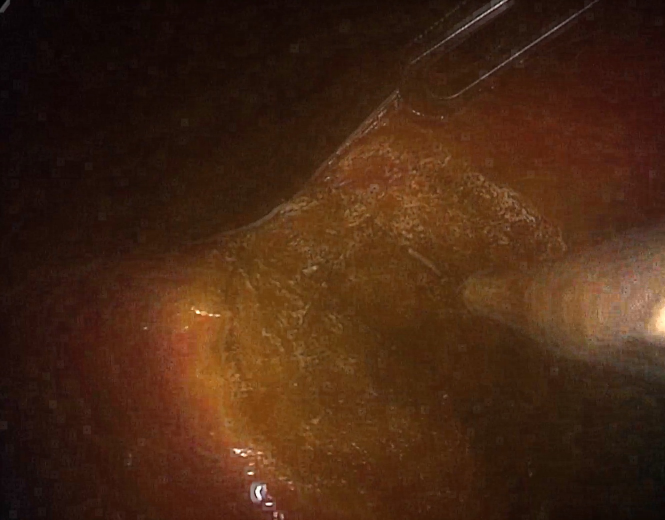
#> input picture web/flask/_defog.jpg, 1330 x 1040 px (shown at 1/2 size)
$ python -i DCP.py   (imports and definitions only)
#> lines starting #> are read from the running program, lines starting #| are printed output that depends on the picture
import numpy as np
import os
import cv2


class Dehaze:
    def __init__(self, min_filter_radius=7, guided_filter_radius=81, guided_filter_epsilon=0.001,
                 v1_limit=0.80, v1_weight=0.95, bins=2000, gamma_correction_enabled=False):
        # 初始化函数，设置默认参数
#> in dehaze, `Y = np.zeros(m.shape)`: Y: shape (1040, 1330, 3) float64; every value is 0
        self.min_filter_radius = min_filter_radius
        self.guided_filter_radius = guided_filter_radius
        self.guided_filter_epsilon = guided_filter_epsilon
        self.v1_limit = v1_limit
        self.v1_weight = v1_weight
        self.bins = bins
        self.gamma_correction_enabled = gamma_correction_enabled

    def _min_filter(self, src):
        # 最小值滤波函数
        return cv2.erode(src, np.ones((2 * self.min_filter_radius + 1, 2 * self.min_filter_radius + 1)))
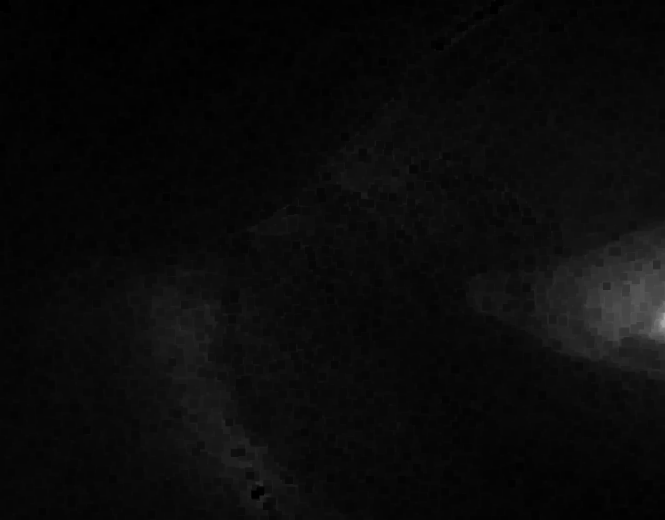
#> returned value: shape (1040, 1330) float64 (shown at 1/2 size); min 0, max 0.671, mean 0.0415

    def _guided_filter(self, I, p):
        # 引导滤波函数
        height, width = I.shape
#> height = 1040; width = 1330

        m_I = cv2.boxFilter(
            I, -1, (self.guided_filter_radius, self.guided_filter_radius))
        m_p = cv2.boxFilter(
            p, -1, (self.guided_filter_radius, self.guided_filter_radius))
        m_Ip = cv2.boxFilter(
            I * p, -1, (self.guided_filter_radius, self.guided_filter_radius))

        cov_Ip = m_Ip - m_I * m_p
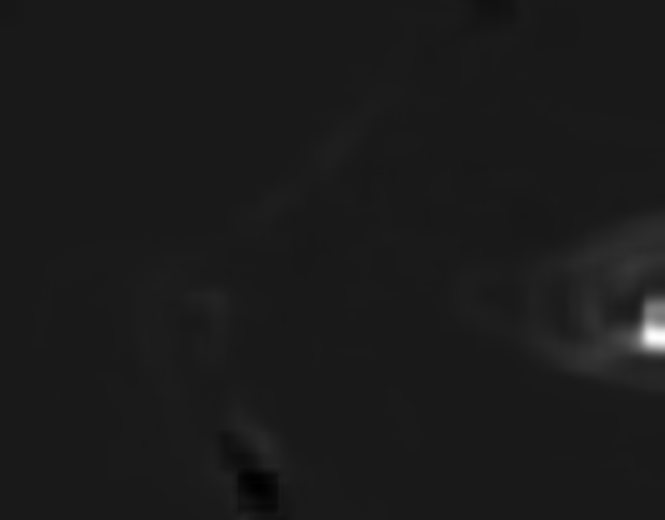
#> cov_Ip: shape (1040, 1330) float64 (shown at 1/2 size); min -0.00228, max 0.0204, mean 0.00014; drawn with min black and max white
        m_II = cv2.boxFilter(
            I * I, -1, (self.guided_filter_radius, self.guided_filter_radius))
        var_I = m_II - m_I * m_I
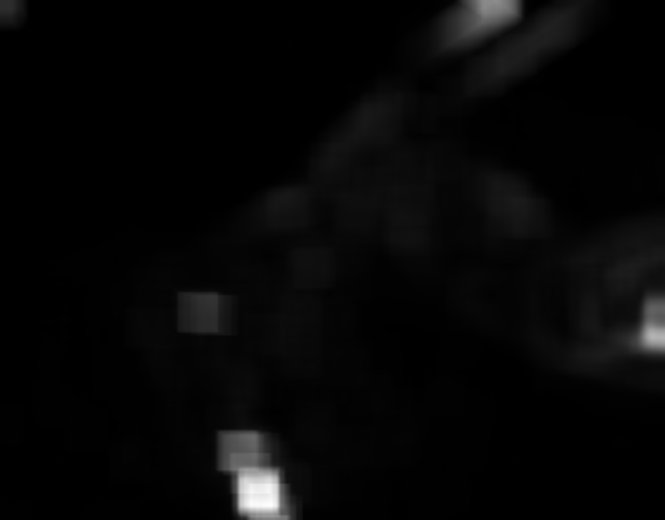
#> var_I: shape (1040, 1330) float64 (shown at 1/2 size); min 3.91e-05, max 0.0385, mean 0.00113; drawn with min black and max white

        a = cov_Ip / (var_I + self.guided_filter_epsilon)
        b = m_p - a * m_I
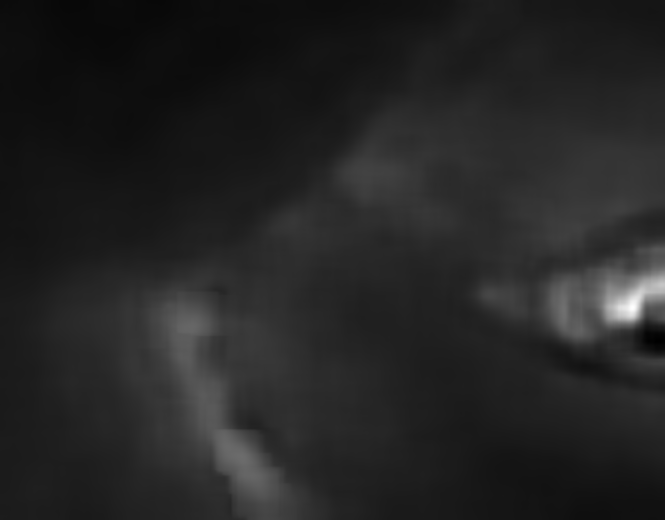
#> b: shape (1040, 1330) float64 (shown at 1/2 size); min -0.00286, max 0.261, mean 0.0351; drawn with min black and max white

        m_a = cv2.boxFilter(
            a, -1, (self.guided_filter_radius, self.guided_filter_radius))
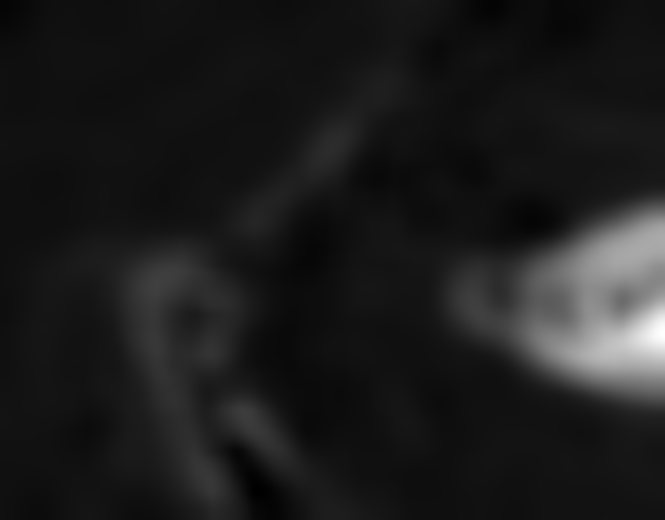
#> m_a: shape (1040, 1330) float64 (shown at 1/2 size); min -0.0405, max 0.675, mean 0.0408; drawn with min black and max white
        m_b = cv2.boxFilter(
            b, -1, (self.guided_filter_radius, self.guided_filter_radius))
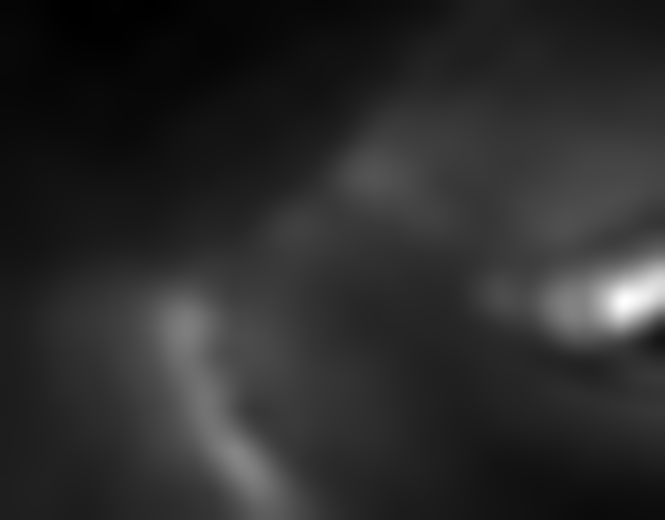
#> m_b: shape (1040, 1330) float64 (shown at 1/2 size); min 0.00661, max 0.173, mean 0.0351; drawn with min black and max white

        return m_a * I + m_b

    def _get_V1(self, m):
        # 计算大气遮罩图像V1和光照值A
        V1 = np.min(m, 2)
        V1 = self._guided_filter(V1, self._min_filter(V1))
        hist = np.histogram(V1, self.bins)
        cumulative_hist = np.cumsum(hist[0]) / float(V1.size)
#> cumulative_hist = 2000 values from 4.34e-06 to 1

        for lmax in range(self.bins - 1, 0, -1):
            if cumulative_hist[lmax] <= 0.999:
                break

        A = np.mean(m, 2)[V1 >= hist[1][lmax]].max()
#> A = 0.933
        V1 = np.minimum(V1 * self.v1_weight, self.v1_limit)
        return V1, A

    def dehaze(self, m):
        # 去雾函数
        Y = np.zeros(m.shape)
        V1, A = self._get_V1(m)
#> A = 0.933

        for k in range(3):
            Y[:, :, k] = (m[:, :, k] - V1) / (1 - V1 / A)

        Y = np.clip(Y, 0, 1)
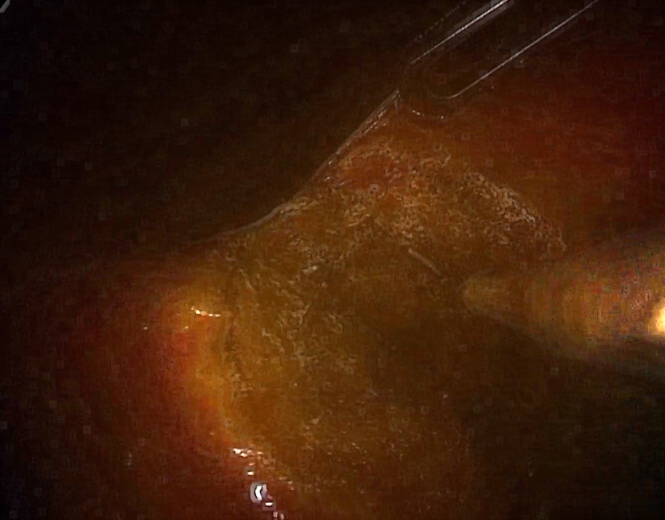
#> Y: shape (1040, 1330, 3) float64 (shown at 1/2 size); mean B, G, R 0.0399, 0.12, 0.247

        if self.gamma_correction_enabled:
            Y = Y ** (np.log(0.5) / np.log(Y.mean()))

        return Y

    def process_images(self, img_name):
        save_path = '.' + \
            img_name.split(".")[0] + \
            img_name.split(".")[1] + "_defogDCP.jpg"
        # 处理图片函数
        if img_name.endswith('jpg') or img_name.endswith('png'):
            # img_path = os.path.join(input_dir, img_name)
            m = self.dehaze(cv2.imread(img_name) / 255.0) * 255
            # save_path = os.path.join(output_path, img_name)
            cv2.imwrite(save_path, m)
            print(save_path)

        print('Done processing images.')

>>> result = Dehaze().process_images('_defog.jpg')
